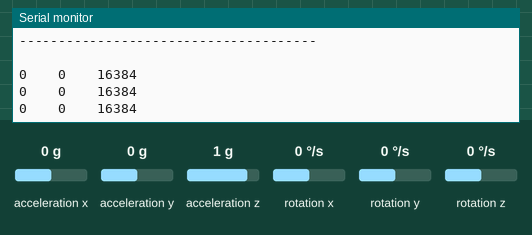
This sketch was run on a simulated Arduino Uno, built with avr-gcc and run on an emulated ATmega328P. Parts: the last lines printed to the serial monitor. Wiring (inferred from the names in the program): MPU-6050 motion sensor at I2C address 0x68. Inputs (shaded band) come from the test bench; at power-on: acceleration x 0 g, acceleration z 1 g, acceleration y 0 g, rotation x 0 °/s, rotation y 0 °/s, rotation z 0 °/s.

Above: at 1.3 s.
1.4 s: acceleration x set to -1.4 g
At 1.96 s:
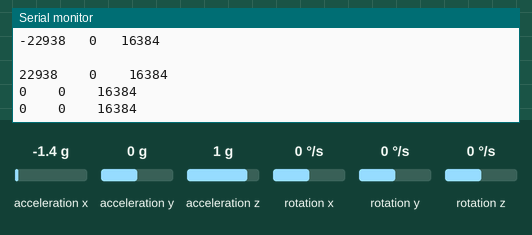
2.9 s: acceleration z set to -1.4 g
At 3.06 s:
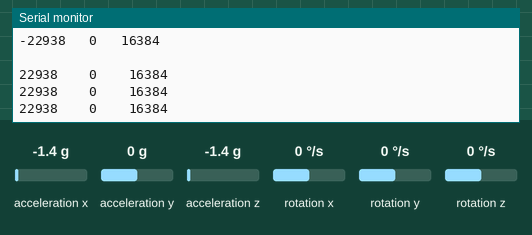
6.0 s: acceleration y set to -1.4 g
At 6.41 s:
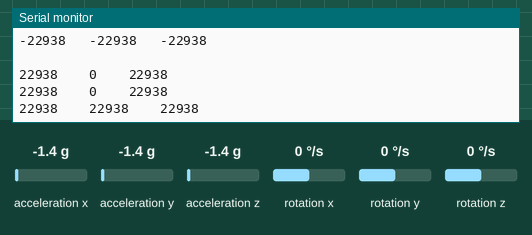
7.5 s: acceleration x set to 0.8 g
At 7.55 s:
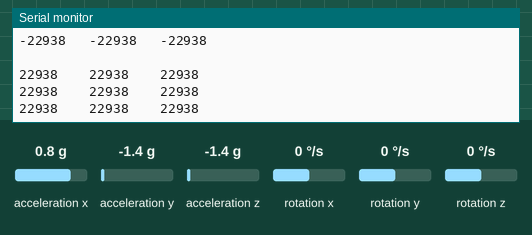
Timing chart, 0 to 10.5 s (numbered marks = the images above; inputs shaded):
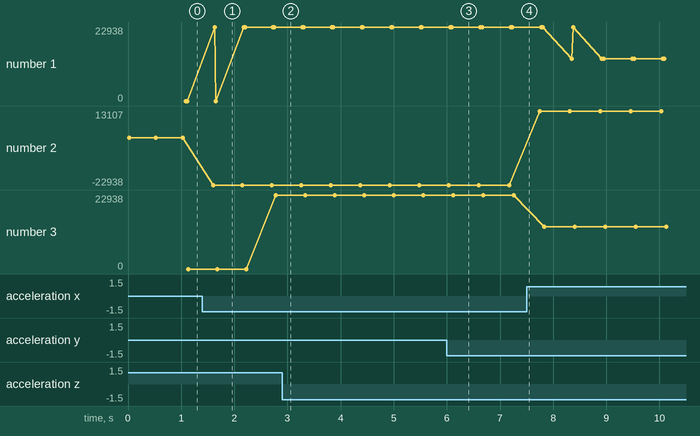

Measured:
- after the input at 1.4 s, the serial monitor: prints a new line after 0.20 s (image 1)
- after the input at 6.0 s, the serial monitor: prints a new line at once (image 3)
- plotted number 1: 0 → 22938 after the input at 1.4 s, 22938 → 13107 after the input at 7.5 s
- plotted number 2: 0 → -22938 after the input at 1.4 s, -22938 → 13107 after the input at 7.5 s
- plotted number 3: 0 → 22938 after the input at 1.4 s, 22938 → 13107 after the input at 7.5 s

The sketch:

sketch_feb20b.ino
```cpp
#include "Wire.h" // This library allows you to communicate with I2C devices.

const int MPU_ADDR = 0x68; // I2C address of the MPU-6050. If AD0 pin is set to HIGH, the I2C address will be 0x69.
int16_t accelerometer_x, accelerometer_y, accelerometer_z; // variables for accelerometer raw data
//int16_t gyro_x, gyro_y, gyro_z; // variables for gyro raw data
//int16_t temperature; // variables for temperature data
char tmp_str[7]; // temporary variable used in convert function
char* convert_int16_to_str(int16_t i) { // converts int16 to string. Moreover, resulting strings will have the same length in the debug monitor.
  sprintf(tmp_str, "%6d", i);
  return tmp_str;
}


long int x_data[3], y_data[3], z_data[3];
long int changein_x, changein_y, changein_z, x_tot = 0, y_tot = 0, z_tot = 0, x_avg = 0, y_avg = 0, z_avg = 0;
int p = 0, j, l = 0;
bool filled = false;


void setup() {
  Serial.begin(9600);
  Wire.begin();
  Wire.beginTransmission(MPU_ADDR); // Begins a transmission to the I2C slave (GY-521 board)
  Wire.write(0x6B); // PWR_MGMT_1 register
  Wire.write(0); // set to zero (wakes up the MPU-6050)
  Wire.endTransmission(true);


}
void loop() {
  Wire.beginTransmission(MPU_ADDR);
  Wire.write(0x3B); // starting with register 0x3B (ACCEL_XOUT_H) [MPU-6000 and MPU-6050 Register Map and Descriptions Revision 4.2, p.40]
  Wire.endTransmission(false); // the parameter indicates that the Arduino will send a restart. As a result, the connection is kept active.
  Wire.requestFrom(MPU_ADDR, 7 * 2, true); // request a total of 7*2=14 registers

  // "Wire.read()<<8 | Wire.read();" means two registers are read and stored in the same variable
  accelerometer_x = Wire.read() << 8 | Wire.read(); // reading registers: 0x3B (ACCEL_XOUT_H) and 0x3C (ACCEL_XOUT_L)
  accelerometer_y = Wire.read() << 8 | Wire.read(); // reading registers: 0x3D (ACCEL_YOUT_H) and 0x3E (ACCEL_YOUT_L)
  accelerometer_z = Wire.read() << 8 | Wire.read(); // reading registers: 0x3F (ACCEL_ZOUT_H) and 0x40 (ACCEL_ZOUT_L)
  //  temperature = Wire.read()<<8 | Wire.read(); // reading registers: 0x41 (TEMP_OUT_H) and 0x42 (TEMP_OUT_L)
  //  gyro_x = Wire.read()<<8 | Wire.read(); // reading registers: 0x43 (GYRO_XOUT_H) and 0x44 (GYRO_XOUT_L)
  //  gyro_y = Wire.read()<<8 | Wire.read(); // reading registers: 0x45 (GYRO_YOUT_H) and 0x46 (GYRO_YOUT_L)
  //  gyro_z = Wire.read()<<8 | Wire.read(); // reading registers: 0x47 (GYRO_ZOUT_H) and 0x48 (GYRO_ZOUT_L)
  //  print out data


  Serial.println("xdata ydata zdata");
  Serial.print(accelerometer_x);
  Serial.print("   ");
  Serial.print(accelerometer_y);
  Serial.print("   ");
  Serial.println(accelerometer_z);


  x_data[p] = abs(accelerometer_x);
  y_data[p] = abs(accelerometer_y);
  z_data[p] = abs(accelerometer_z);
  p++;


  if (p == 3) {
    if (filled == false) {
      Serial.println("-------------------------------------- ");
    }
    filled = true;
    p = 0;
  }


  if (filled == true) {

    for (j = 0; j < 3; j++) {
      x_tot = x_tot + x_data[j];
      Serial.println("  ");
      Serial.print(x_data[j] );
      Serial.print("  ");
      y_tot = y_tot + y_data[j];
      Serial.print("  ");
      Serial.print(y_data[j]);
      Serial.print("  ");
      z_tot = z_tot + z_data[j];
      Serial.print("  ");
      Serial.print(+ z_data[j]);
      Serial.print("  ");

    }
  }


  x_avg = x_tot / 3;
  y_avg = y_tot / 3;
  z_avg = z_tot / 3;

  changein_x = x_avg - accelerometer_x;
  changein_y = y_avg - accelerometer_y;
  changein_z = z_avg - accelerometer_z;
  x_tot = 0; y_tot = 0; z_tot = 0;
  x_avg = 0; y_avg = 0; z_avg = 0;

  //  Serial.print(".\t");
  //  Serial.print(l);
  //  Serial.print(".\t");
  //  l++;
  //

  //  // Serial.print("aX = ");
  //  Serial.print("\t");
  //  Serial.print(changein_x);
  //  //Serial.print(" | aY = ");
  //  Serial.print("\t");
  //  Serial.print(changein_y);
  //  // Serial.print(" | aZ = ");
  //  Serial.print("\t");
  //  Serial.print(changein_z);


  if (abs(changein_x) > 10000 || abs(changein_y) > 10000 || abs(changein_z) > 10000)
    //Serial.println("\n BAM IMPACT DETECTED ");


    Serial.println();


  delay(500);
}
```
